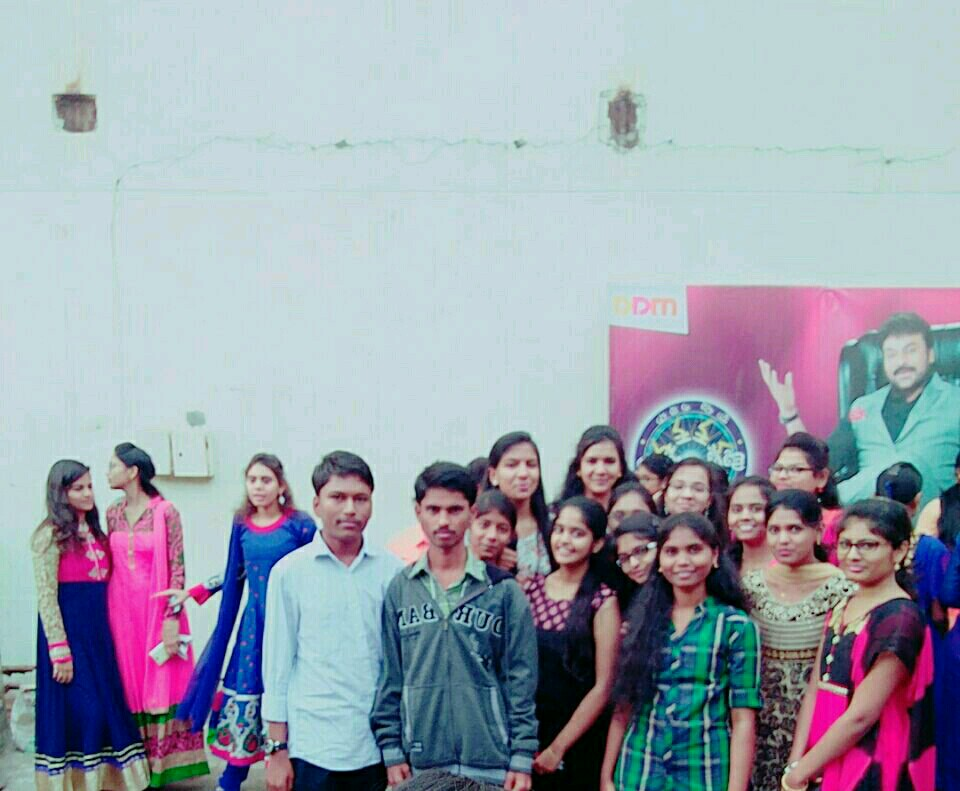
#> input picture chapter5/classmates.jpeg, 960 x 791 px
$ python face_detection_still.py
#> lines starting #> are read from the running program, lines starting #| are printed output that depends on the picture; after the words box and inside, x2 and y2 are one past the last pixel; in counts of white or black regions, pixels touching at a corner belong together
import cv2


face_cascade = cv2.CascadeClassifier('./cascades/haarcascade_frontalface_default.xml')
img = cv2.imread('classmates.jpeg')
#> img is the input picture: shape (791, 960, 3); mean B, G, R 173.2, 161.4, 154.6
gray = cv2.cvtColor(img, cv2.COLOR_BGR2GRAY)
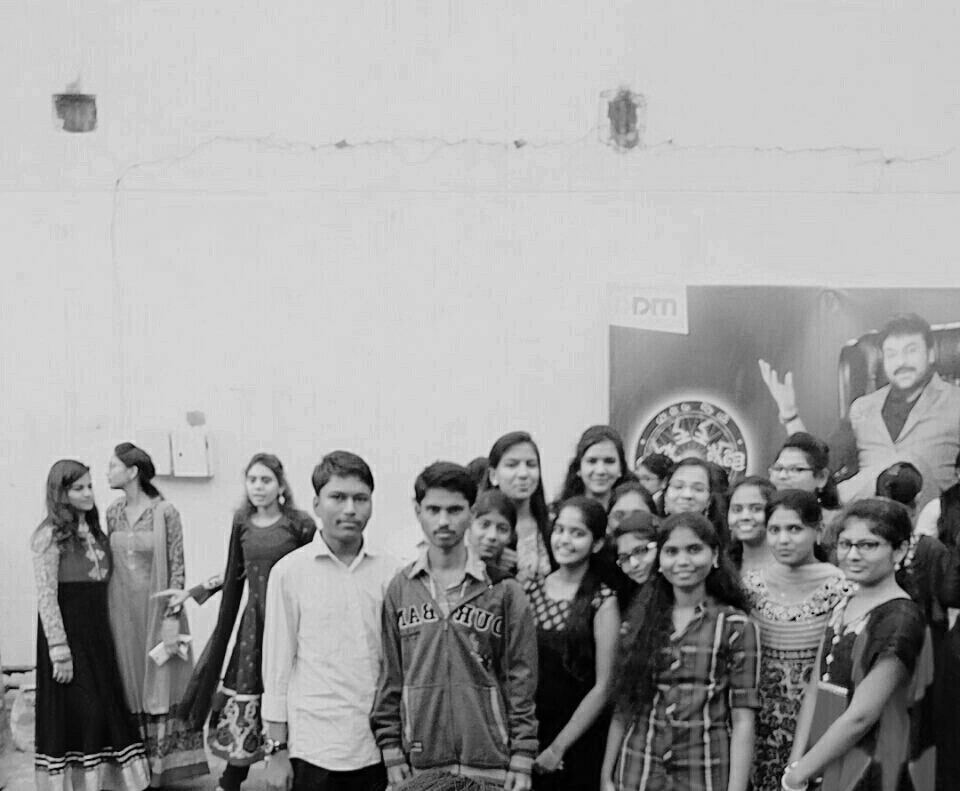
#> gray: shape (791, 960); min 0, max 241, mean 160.8
faces = face_cascade.detectMultiScale(gray, 1.08, 5)
#> faces = 16 rows, first 6: [238, 463, 43, 43], [39, 632, 37, 37], [719, 486, 54, 54], [495, 443, 55, 55], [574, 440, 54, 54], [661, 466, 54, 54]
for (x, y, w, h) in faces:
    img = cv2.rectangle(img, (x, y), (x+w, y+h), (255, 0, 0), 2)
#> this loop made 16 passes
#> (x, y, w, h) on passes 1 to 12: (238, 463, 43, 43), (39, 632, 37, 37), (719, 486, 54, 54), (495, 443, 55, 55), (574, 440, 54, 54), (661, 466, 54, 54), (466, 505, 54, 54), (541, 509, 55, 55), (757, 508, 57, 57), (544, 549, 46, 46), (828, 522, 59, 59), (654, 528, 59, 59)
#> pass 1, `img = cv2.rectangle(img, (x, y), (x+w, y+h), (255, 0, 0), 2)`:
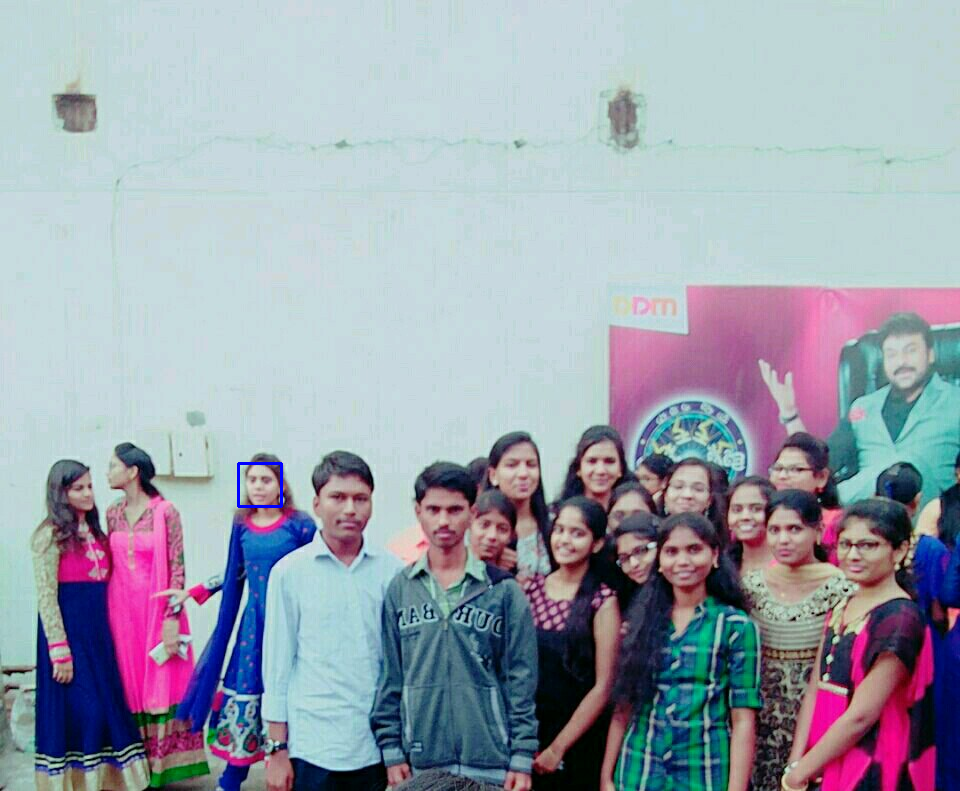
#> img: shape (791, 960, 3); 0.07% of pixels changed, all inside (x1, y1, x2, y2) = (237, 462, 283, 508)
#> pass 2, `img = cv2.rectangle(img, (x, y), (x+w, y+h), (255, 0, 0), 2)`:
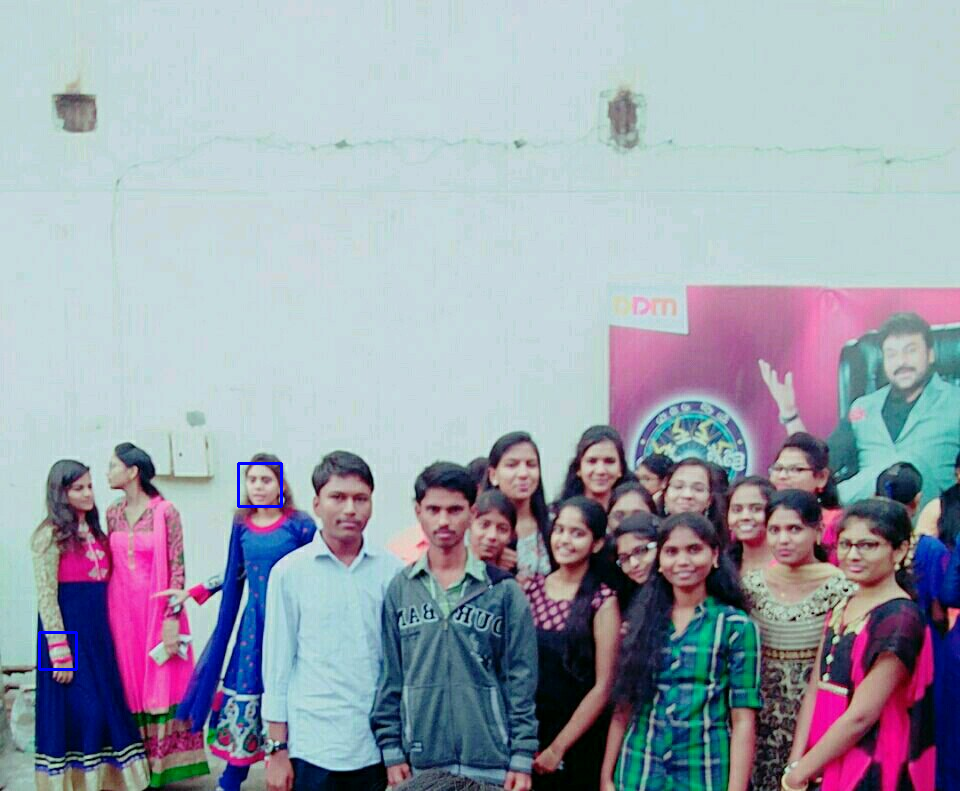
#> img: shape (791, 960, 3); 0.06% of pixels changed, all inside (x1, y1, x2, y2) = (38, 631, 78, 671)
#> pass 3, `img = cv2.rectangle(img, (x, y), (x+w, y+h), (255, 0, 0), 2)`:
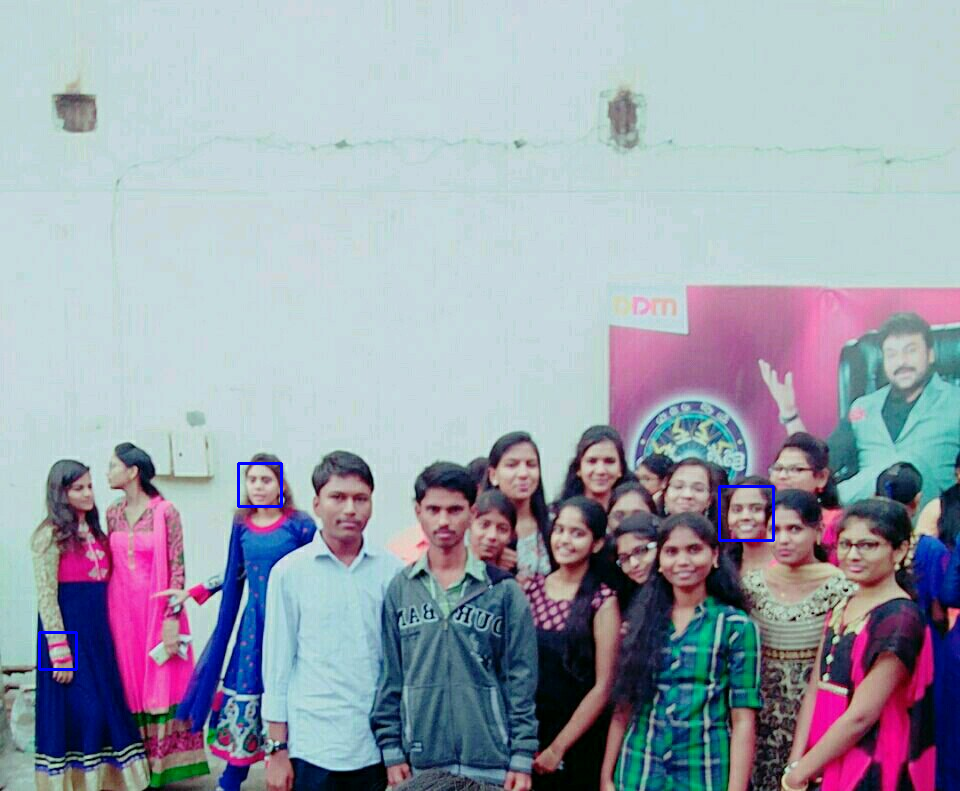
#> img: shape (791, 960, 3); 0.08% of pixels changed, all inside (x1, y1, x2, y2) = (718, 485, 775, 542)
#> after the loop:
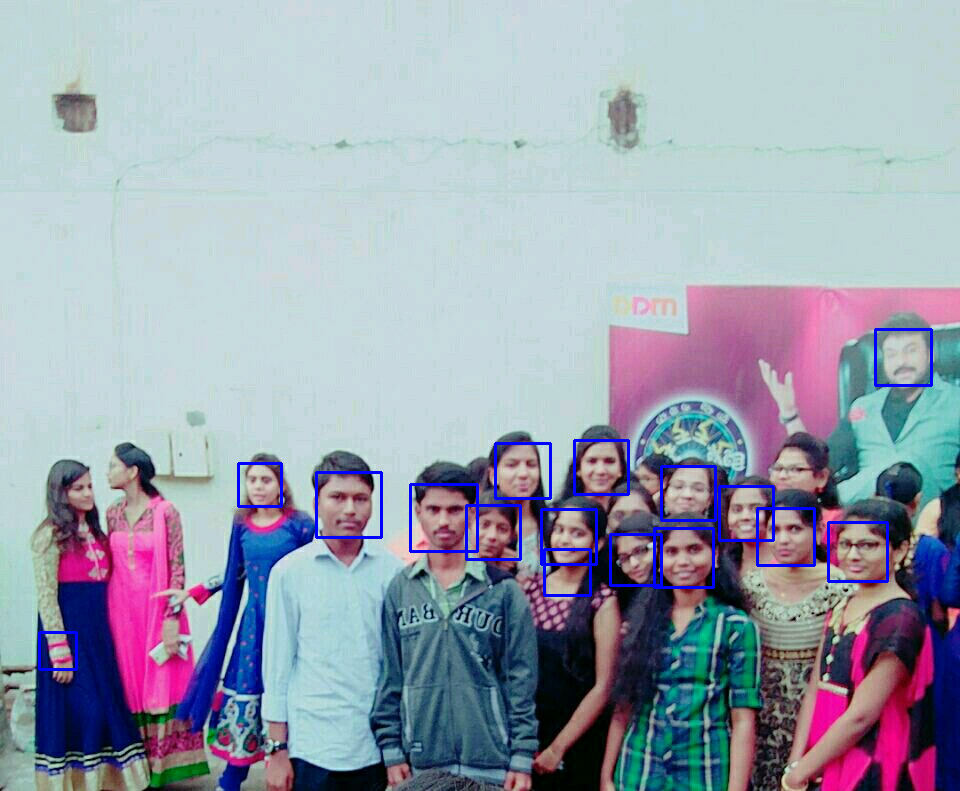
#> img: shape (791, 960, 3); 1.14% of pixels changed, all inside (x1, y1, x2, y2) = (315, 328, 933, 597)

cv2.namedWindow('Classmates Detected!')
cv2.imshow('Classmates Detected!', img)
cv2.imwrite('classmates_detected.jpg', img)
cv2.waitKey(0)
